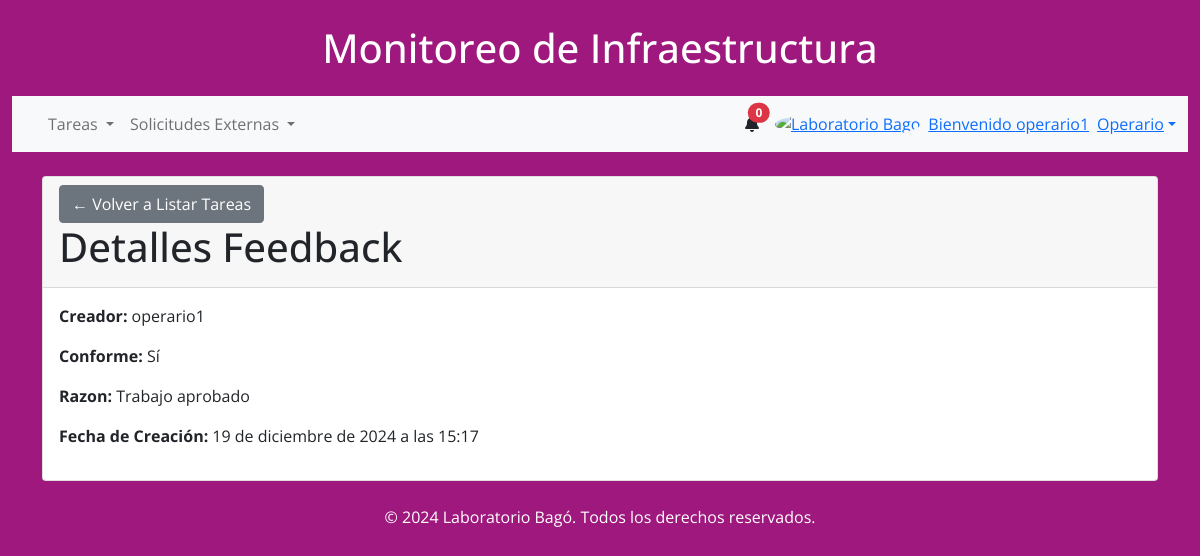
Screenshot of /internos/detalle/feedback/1/ (signed in) with the database file from the repository.
### internal_workers/models.py (models this page shows, shortened)
class FeedbackTarea(models.Model):
    tarea = models.OneToOneField(Tarea, on_delete=models.CASCADE)
    aprobado = models.BooleanField()
    comentarios = models.TextField(null=False, blank=True, default="Trabajo aprobado")
    creado_en = models.DateTimeField(auto_now_add=True)
    creado_por = models.ForeignKey(User, on_delete=models.SET_NULL, null=True, blank=True)

### internal_workers/views.py (the view)
# urls.py: path('detalle/feedback/<int:feedback_id>/', detalle_feedback, name='detalle_feedback'),
@login_required
def detalle_feedback(request, feedback_id):
    feedback = get_object_or_404(FeedbackTarea, id=feedback_id)
    return render(request, 'app/detalle/feedback.html', {'feedback': feedback})

### app/context_processors.py (called while the page is built)
def user_groups(request):
    if request.user.is_authenticated:
        username = request.user.username
        grupos = request.user.groups.values_list('name', flat=True)
    else:
        username = None
        grupos = []
    return {
        'username': username,
        'grupos': grupos,
    }

def notificaciones(request):
    if request.user.is_authenticated:
        notificaciones = Notificacion.objects.filter(usuario=request.user, leido=False).order_by('-creado_en')[:3]
    else:
        notificaciones = []
    return {'notificaciones': notificaciones}

### app/templates/app/detalle/feedback.html
{% extends '../base.html' %}
{% block content %}
<div class="card mt-4">
    <div class="card-header">
        <a href="{% url 'listar_tareas' %}" class="btn btn-secondary">
            &#8592; Volver a Listar Tareas
        </a>
        <h1>Detalles Feedback</h1>
    </div>
    <div class="card-body">
        <p><strong>Creador:</strong> {{ feedback.creado_por }}</p>
        <p><strong>Conforme:</strong> {% if feedback.aprobado %}Sí{% else %}No{% endif %}</p>
        <p><strong>Razon:</strong> {{ feedback.comentarios }}</p>
        <p><strong>Fecha de Creación:</strong> {{ feedback.creado_en }}</p>
    </div>
</div>
{% endblock %}

### app/templates/app/base.html (shortened to what this page needs)
{% load static %}
<!DOCTYPE html>
<html lang="es">
    <head>
        <link
          href="https://cdnjs.cloudflare.com/ajax/libs/font-awesome/6.0.0/css/all.min.css"
          rel="stylesheet"
        />
        <link href="https://cdn.jsdelivr.net/npm/bootstrap@5.0.2/dist/css/bootstrap.min.css" rel="stylesheet">
        <link
          href="{% static 'css/style.css' %}"
          rel="stylesheet"
        />
    </head>
<body class="Body-base" style="font-family: 'Open Sans', sans-serif;">
    <div class="container-fluid">
    <header class="text-center my-4">
        <h1>Monitoreo de Infraestructura</h1>
    </header>
    <nav class="navbar navbar-expand-lg navbar-light bg-light">
        <div class="container-fluid">
            {% if user.is_authenticated %}
            <div class="collapse navbar-collapse" id="navbarSupportedContent">
                <ul class="navbar-nav me-auto mb-2 mb-lg-0">
                    <li class="nav-item dropdown">
                        <a class="nav-link dropdown-toggle" href="#" id="tareasDropdown" role="button"
                           data-bs-toggle="dropdown" aria-expanded="false">
                            Tareas
                        </a>
                    </li>
                    <li class="nav-item dropdown">
                        <a class="nav-link dropdown-toggle" href="#" id="solicitudesDropdown" role="button"
                           data-bs-toggle="dropdown" aria-expanded="false">
                            Solicitudes Externas
                        </a>
                    </li>
                </ul>
            </div>
            <div class="d-flex align-items-center">
                <div class="dropdown">
                    <a
                        class="text-reset me-3 position-relative"
                        id="navbarDropdownMenuLink"
                        role="button"
                        data-bs-toggle="dropdown"
                        aria-expanded="false"
                        aria-label="Notifications"
                    >
                        <i class="fas fa-bell" aria-hidden="true"></i>
                        <span class="position-absolute top-0 start-100 translate-middle badge rounded-pill bg-danger">
                            {{ notificaciones|length }}
                        </span>
                    </a>
                </div>
            </div>
                <div class="dropdown">
                    <a
                        class="dropdown-toggle d-flex align-items-center"
                        href="#"
                        id="navbarDropdownMenuAvatar"
                        role="button"
                        data-bs-toggle="dropdown"
                        aria-expanded="false"
                    >
                        <img
                            src="https://bagochile.cl/wp-content/uploads/2023/05/cropped-SIMBOLO-LOGO-BAGO-OFF.jpg"
                            class="rounded-circle"
                            height="25"
                            alt="Laboratorio Bago"
                            loading="lazy"
                        />
                        {% if username %}
                        <span class="ms-2">Bienvenido {{ username }}</span>
                        {% if user.is_superuser %}
                            <span class="ms-2">Admin</span>
                        {% else %}
                            {% if grupos %}
                                {% for grupo in grupos %}
                                    <span class="ms-2">{{ grupo }}</span>
                                {% endfor %}
                            {% else %}
                                <span class="ms-2">Sin grupo</span>
                            {% endif %}
                        {% endif %}
                    {% endif %}
                    </a>
                </div>
                {% else %}
                <div>
                    <a href="{% url 'login' %}" class="btn btn-outline btn-rounded">Login</a>
                    <a href="{% url 'registro' %}" class="btn btn-outline btn-rounded">Registrarse</a>
                </div>
                {% endif %}
            </div>
        </div>
    <div class="container my-4">
        {% block content %}{% endblock content %}
    </div>
    <footer class="text-center mt-4">
        <p>&copy; 2024 Laboratorio Bagó. Todos los derechos reservados.</p>
    </footer>
{% load sweetify %}
</body>
</html>

### app/static/css/style.css (style rules this page uses)
.Body-base { background-color: #9f187e; }
header { color: white !important; }
footer { color: white !important; }

### rows the page displays
FeedbackTarea: creado_por "operario1", comentarios "Trabajo aprobado", creado_en "19 de diciembre de 2024 a las 15:17"

### other values shown
{{ notificaciones|length }} "0"
{{ username }} "operario1"
{{ grupo }} "Operario"
